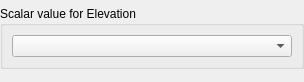
<?xml version="1.0" encoding="UTF-8"?>
<ui version="4.0">
 <class>Post2dBirdEyeWindowGridShapeDataItem_SettingEditWidget</class>
 <widget class="QWidget" name="Post2dBirdEyeWindowGridShapeDataItem_SettingEditWidget">
  <property name="geometry">
   <rect>
    <x>0</x>
    <y>0</y>
    <width>304</width>
    <height>82</height>
   </rect>
  </property>
  <property name="windowTitle">
   <string>Form</string>
  </property>
  <layout class="QVBoxLayout" name="verticalLayout">
   <property name="leftMargin">
    <number>0</number>
   </property>
   <property name="topMargin">
    <number>0</number>
   </property>
   <property name="rightMargin">
    <number>0</number>
   </property>
   <property name="bottomMargin">
    <number>0</number>
   </property>
   <item>
    <widget class="GridShapeSettingEditWidget" name="shapeEditWidget" native="true"/>
   </item>
   <item>
    <widget class="QGroupBox" name="elevationGroupBox">
     <property name="title">
      <string>Scalar value for Elevation</string>
     </property>
     <layout class="QHBoxLayout" name="horizontalLayout">
      <item>
       <widget class="QComboBox" name="elevationComboBox"/>
      </item>
     </layout>
    </widget>
   </item>
   <item>
    <spacer name="verticalSpacer">
     <property name="orientation">
      <enum>Qt::Vertical</enum>
     </property>
     <property name="sizeHint" stdset="0">
      <size>
       <width>20</width>
       <height>5</height>
      </size>
     </property>
    </spacer>
   </item>
  </layout>
 </widget>
 <customwidgets>
  <customwidget>
   <class>GridShapeSettingEditWidget</class>
   <extends>QWidget</extends>
   <header>guibase/gridshape/gridshapesettingeditwidget.h</header>
   <container>1</container>
  </customwidget>
 </customwidgets>
 <resources/>
 <connections/>
</ui>
